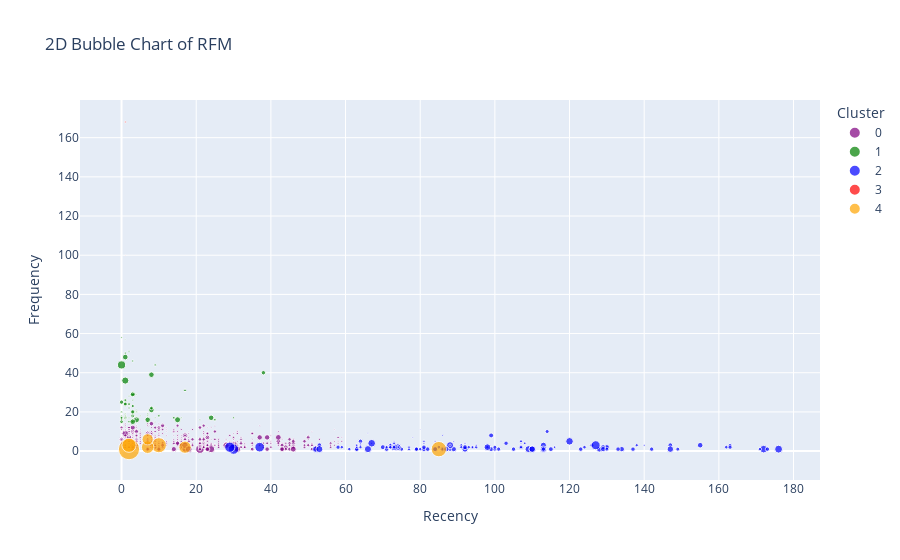

The notebook cell this image was saved under:
### Code cell
import plotly.express as px

# Convert 'Cluster' to a categorical data type
rfm_summary_with_cluster['Cluster'] = rfm_summary_with_cluster['Cluster'].astype(str)

# Define a custom color palette
custom_color_palette = ['purple', 'green', 'blue', 'red', 'orange']  # Add more colors if you have more clusters

# 2D Bubble chart with ordered clusters in the legend
fig = px.scatter(rfm_summary_with_cluster, x='Recency', y='Frequency', 
                 size='Monetary', color='Cluster', 
                 title='2D Bubble Chart of RFM',
                 labels={'Recency': 'Recency', 'Frequency': 'Frequency', 'Monetary': 'Monetary'},
                 hover_data=['Monetary'],
                 color_discrete_sequence=custom_color_palette,
                 category_orders={"Cluster": ["0", "1", "2", "3", "4"]},
                 size_max=15)  # Specify the order of clusters

fig.show()

### Figure 1 — Plotly figure (JSON) as saved in the notebook; plotly's stock layout.template omitted (floating-point values rounded to 4 significant figures; data arrays with more than 128 entries replaced by an {"elided": "..."} marker saying what was removed)
{"data": [{"customdata": {"elided": "521x1 float values"}, "hovertemplate": "Cluster=0<br>Recency=%{x}<br>Frequency=%{y}<br>Monetary=%{customdata[0]}<extra></extra>", "legendgroup": "0", "marker": {"color": "purple", "size": {"elided": "521 float values"}, "sizemode": "area", "sizeref": 17.16, "symbol": "circle"}, "mode": "markers", "name": "0", "orientation": "v", "showlegend": true, "type": "scatter", "x": {"elided": "521 int values"}, "xaxis": "x", "y": {"elided": "521 int values"}, "yaxis": "y"}, {"customdata": [[262.0], [56.3], [18.66], [44.75], [11.81], [16.09], [259.7], [22.09], [42.41], [19.01], [30.78], [30.4], [53.71], [85.86], [16.2], [43.23], [13.12], [20.18], [101.5], [24.2], [43.12], [113.5], [138.4], [131.3], [47.13], [16.24], [39.04], [28.85], [11.77], [8.867], [308.1], [277.2], [36.34], [41.14], [19.42], [23.41], [7.239], [159.0], [22.3], [54.64], [11.94], [21.84], [107.6], [93.21], [23.37], [253.9], [22.71], [218.7], [165.5], [23.14], [55.9], [60.63], [19.02], [47.25], [304.9], [49.06], [53.69], [115.5], [21.34], [25.21], [155.5], [70.41], [269.6], [62.69], [22.12], [16.41], [42.37], [21.24], [11.32], [13.51], [269.7], [34.25], [436.2], [568.3], [14.32], [58.05], [19.28]], "hovertemplate": "Cluster=1<br>Recency=%{x}<br>Frequency=%{y}<br>Monetary=%{customdata[0]}<extra></extra>", "legendgroup": "1", "marker": {"color": "green", "size": [262.0, 56.3, 18.66, 44.75, 11.81, 16.09, 259.7, 22.09, 42.41, 19.01, 30.78, 30.4, 53.71, 85.86, 16.2, 43.23, 13.12, 20.18, 101.5, 24.2, 43.12, 113.5, 138.4, 131.3, 47.13, 16.24, 39.04, 28.85, 11.77, 8.867, 308.1, 277.2, 36.34, 41.14, 19.42, 23.41, 7.239, 159.0, 22.3, 54.64, 11.94, 21.84, 107.6, 93.21, 23.37, 253.9, 22.71, 218.7, 165.5, 23.14, 55.9, 60.63, 19.02, 47.25, 304.9, 49.06, 53.69, 115.5, 21.34, 25.21, 155.5, 70.41, 269.6, 62.69, 22.12, 16.41, 42.37, 21.24, 11.32, 13.51, 269.7, 34.25, 436.2, 568.3, 14.32, 58.05, 19.28], "sizemode": "area", "sizeref": 17.16, "symbol": "circle"}, "mode": "markers", "name": "1", "orientation": "v", "showlegend": true, "type": "scatter", "x": [24, 2, 2, 3, 3, 2, 8, 3, 3, 16, 1, 2, 1, 3, 5, 1, 1, 1, 3, 3, 2, 0, 1, 3, 9, 4, 3, 0, 3, 1, 15, 1, 7, 3, 21, 7, 9, 3, 7, 25, 9, 1, 1, 1, 0, 7, 4, 3, 38, 3, 10, 17, 1, 0, 4, 0, 2, 8, 1, 0, 0, 0, 8, 2, 0, 1, 1, 4, 1, 4, 3, 30, 1, 0, 1, 14, 9], "xaxis": "x", "y": [17, 24, 28, 20, 15, 17, 21, 26, 46, 17, 24, 51, 24, 23, 18, 50, 19, 18, 29, 16, 22, 15, 24, 18, 44, 21, 15, 20, 18, 57, 16, 48, 15, 15, 16, 18, 22, 20, 19, 16, 15, 18, 17, 26, 58, 16, 20, 29, 40, 30, 18, 31, 19, 17, 16, 16, 15, 22, 17, 20, 25, 17, 39, 24, 18, 23, 26, 17, 16, 29, 15, 17, 36, 44, 17, 17, 17], "yaxis": "y"}, {"customdata": {"elided": "131x1 float values"}, "hovertemplate": "Cluster=2<br>Recency=%{x}<br>Frequency=%{y}<br>Monetary=%{customdata[0]}<extra></extra>", "legendgroup": "2", "marker": {"color": "blue", "size": {"elided": "131 float values"}, "sizemode": "area", "sizeref": 17.16, "symbol": "circle"}, "mode": "markers", "name": "2", "orientation": "v", "showlegend": true, "type": "scatter", "x": {"elided": "131 int values"}, "xaxis": "x", "y": {"elided": "131 int values"}, "yaxis": "y"}, {"customdata": [[29.16], [2.565]], "hovertemplate": "Cluster=3<br>Recency=%{x}<br>Frequency=%{y}<br>Monetary=%{customdata[0]}<extra></extra>", "legendgroup": "3", "marker": {"color": "red", "size": [29.16, 2.565], "sizemode": "area", "sizeref": 17.16, "symbol": "circle"}, "mode": "markers", "name": "3", "orientation": "v", "showlegend": true, "type": "scatter", "x": [1, 1], "xaxis": "x", "y": [168, 100], "yaxis": "y"}, {"customdata": [[1962.0], [1350], [3861], [1746.0], [1101.0], [1303.0], [2033.0]], "hovertemplate": "Cluster=4<br>Recency=%{x}<br>Frequency=%{y}<br>Monetary=%{customdata[0]}<extra></extra>", "legendgroup": "4", "marker": {"color": "orange", "size": [1962.0, 1350, 3861, 1746.0, 1101.0, 1303.0, 2033.0], "sizemode": "area", "sizeref": 17.16, "symbol": "circle"}, "mode": "markers", "name": "4", "orientation": "v", "showlegend": true, "type": "scatter", "x": [10, 7, 2, 2, 7, 17, 85], "xaxis": "x", "y": [3, 2, 1, 3, 6, 2, 1], "yaxis": "y"}], "layout": {"autosize": true, "legend": {"itemsizing": "constant", "title": {"text": "Cluster"}, "tracegroupgap": 0}, "title": {"text": "2D Bubble Chart of RFM"}, "xaxis": {"anchor": "y", "autorange": true, "domain": [0, 1], "range": [-10.88, 186.8], "title": {"text": "Recency"}, "type": "linear"}, "yaxis": {"anchor": "x", "autorange": true, "domain": [0, 1], "range": [-22.67, 181.6], "title": {"text": "Frequency"}, "type": "linear"}}}
